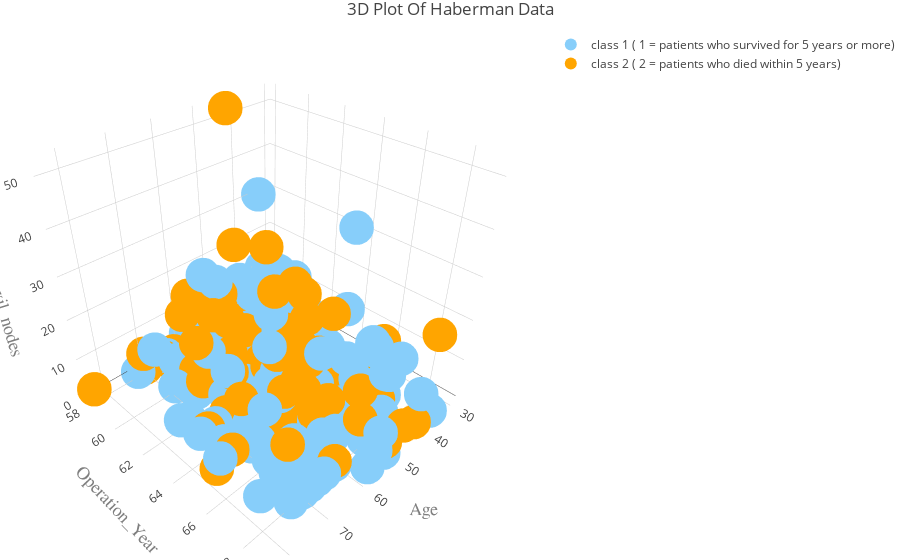

The notebook cell this image was saved under:
### Code cell
fig = go.Figure(data=data, layout=layout)
iplot(fig, filename='haberman-3d-scatter')

### Figure 1 — Plotly figure (JSON) as saved in the notebook; plotly's stock layout.template omitted (floating-point values rounded to 4 significant figures; data arrays with more than 128 entries replaced by an {"elided": "..."} marker saying what was removed)
{"data": [{"marker": {"color": "rgb(135,206,250)", "size": 12, "symbol": "circle"}, "mode": "markers", "name": "class 1 ( 1 = patients who survived for 5 years or more)", "type": "scatter3d", "uid": "3c6cda62-a51b-11e8-a6d6-c038960193da", "x": {"elided": "224 int values"}, "y": {"elided": "224 int values"}, "z": {"elided": "224 int values"}}, {"marker": {"color": "rgb(255,165,0)", "size": 12, "symbol": "circle"}, "mode": "markers", "name": "class 2 ( 2 = patients who died within 5 years)", "type": "scatter3d", "uid": "3c6cda63-a51b-11e8-9557-c038960193da", "x": [34, 34, 38, 39, 41, 41, 41, 42, 42, 43, 43, 43, 43, 44, 44, 44, 45, 45, 45, 46, 46, 46, 46, 47, 47, 47, 48, 48, 48, 49, 49, 50, 50, 51, 51, 52, 52, 52, 52, 53, 53, 53, 53, 53, 53, 54, 54, 54, 54, 55, 55, 56, 56, 57, 57, 57, 59, 60, 60, 61, 61, 61, 62, 62, 62, 63, 65, 65, 65, 65, 66, 66, 67, 67, 69, 70, 70, 72, 74, 78, 83], "y": [59, 66, 69, 66, 60, 64, 67, 69, 59, 58, 59, 64, 64, 64, 58, 63, 65, 66, 67, 58, 69, 62, 65, 63, 62, 65, 58, 58, 67, 63, 64, 63, 64, 59, 59, 69, 59, 62, 66, 58, 65, 59, 60, 63, 65, 60, 65, 65, 68, 63, 68, 65, 66, 61, 62, 64, 62, 59, 65, 62, 65, 68, 59, 58, 65, 60, 58, 61, 62, 66, 58, 61, 64, 63, 67, 58, 58, 63, 65, 65, 58], "z": [0, 9, 21, 0, 23, 0, 0, 1, 0, 52, 2, 0, 0, 6, 9, 19, 6, 0, 1, 2, 3, 5, 20, 23, 0, 0, 11, 11, 7, 0, 10, 13, 0, 13, 3, 3, 2, 3, 4, 4, 1, 3, 9, 24, 12, 11, 23, 5, 7, 6, 15, 9, 3, 5, 14, 1, 35, 17, 0, 5, 0, 1, 13, 0, 19, 1, 0, 2, 22, 15, 0, 13, 8, 1, 8, 0, 4, 0, 3, 1, 2]}], "layout": {"margin": {"b": 0, "l": 0, "r": 0, "t": 30}, "scene": {"xaxis": {"title": "Age", "titlefont": {"color": "#7f7f7f", "family": "Courier New, monospace", "size": 18}}, "yaxis": {"title": "Operation_Year", "titlefont": {"color": "#7f7f7f", "family": "Courier New, monospace", "size": 18}}, "zaxis": {"title": "axil_nodes", "titlefont": {"color": "#7f7f7f", "family": "Courier New, monospace", "size": 18}}}, "title": "3D Plot Of Haberman Data"}}
